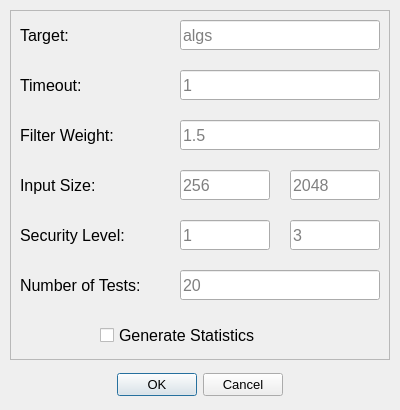
<?xml version="1.0" encoding="UTF-8"?>
<ui version="4.0">
 <class>DialogProfile</class>
 <widget class="QDialog" name="DialogProfile">
  <property name="geometry">
   <rect>
    <x>0</x>
    <y>0</y>
    <width>400</width>
    <height>410</height>
   </rect>
  </property>
  <property name="windowTitle">
   <string>Profile</string>
  </property>
  <widget class="QDialogButtonBox" name="buttonBox">
   <property name="geometry">
    <rect>
     <x>50</x>
     <y>360</y>
     <width>300</width>
     <height>50</height>
    </rect>
   </property>
   <property name="font">
    <font>
     <pointsize>10</pointsize>
    </font>
   </property>
   <property name="standardButtons">
    <set>QDialogButtonBox::Cancel|QDialogButtonBox::Ok</set>
   </property>
   <property name="centerButtons">
    <bool>true</bool>
   </property>
  </widget>
  <widget class="QFrame" name="frame">
   <property name="geometry">
    <rect>
     <x>10</x>
     <y>10</y>
     <width>380</width>
     <height>350</height>
    </rect>
   </property>
   <property name="font">
    <font>
     <pointsize>12</pointsize>
    </font>
   </property>
   <property name="inputMethodHints">
    <set>Qt::ImhNone</set>
   </property>
   <property name="frameShape">
    <enum>QFrame::StyledPanel</enum>
   </property>
   <property name="frameShadow">
    <enum>QFrame::Raised</enum>
   </property>
   <widget class="QLabel" name="target">
    <property name="geometry">
     <rect>
      <x>10</x>
      <y>10</y>
      <width>160</width>
      <height>30</height>
     </rect>
    </property>
    <property name="font">
     <font>
      <pointsize>12</pointsize>
     </font>
    </property>
    <property name="text">
     <string>Target:</string>
    </property>
   </widget>
   <widget class="QLabel" name="timeout">
    <property name="geometry">
     <rect>
      <x>10</x>
      <y>60</y>
      <width>160</width>
      <height>30</height>
     </rect>
    </property>
    <property name="font">
     <font>
      <pointsize>12</pointsize>
     </font>
    </property>
    <property name="text">
     <string>Timeout:</string>
    </property>
   </widget>
   <widget class="QLineEdit" name="lineTarget">
    <property name="geometry">
     <rect>
      <x>170</x>
      <y>10</y>
      <width>200</width>
      <height>30</height>
     </rect>
    </property>
    <property name="placeholderText">
     <string>algs</string>
    </property>
    <property name="clearButtonEnabled">
     <bool>true</bool>
    </property>
   </widget>
   <widget class="QLineEdit" name="lineTimeout">
    <property name="geometry">
     <rect>
      <x>170</x>
      <y>60</y>
      <width>200</width>
      <height>30</height>
     </rect>
    </property>
    <property name="text">
     <string/>
    </property>
    <property name="placeholderText">
     <string>1</string>
    </property>
    <property name="clearButtonEnabled">
     <bool>true</bool>
    </property>
   </widget>
   <widget class="QLineEdit" name="lineFilter">
    <property name="geometry">
     <rect>
      <x>170</x>
      <y>110</y>
      <width>200</width>
      <height>30</height>
     </rect>
    </property>
    <property name="text">
     <string/>
    </property>
    <property name="placeholderText">
     <string>1.5</string>
    </property>
    <property name="clearButtonEnabled">
     <bool>true</bool>
    </property>
   </widget>
   <widget class="QLabel" name="filter">
    <property name="geometry">
     <rect>
      <x>10</x>
      <y>110</y>
      <width>160</width>
      <height>30</height>
     </rect>
    </property>
    <property name="font">
     <font>
      <pointsize>12</pointsize>
     </font>
    </property>
    <property name="text">
     <string>Filter Weight:</string>
    </property>
   </widget>
   <widget class="QLabel" name="size">
    <property name="geometry">
     <rect>
      <x>10</x>
      <y>160</y>
      <width>160</width>
      <height>30</height>
     </rect>
    </property>
    <property name="font">
     <font>
      <pointsize>12</pointsize>
     </font>
    </property>
    <property name="text">
     <string>Input Size:</string>
    </property>
   </widget>
   <widget class="QLineEdit" name="lineMinSize">
    <property name="geometry">
     <rect>
      <x>170</x>
      <y>160</y>
      <width>90</width>
      <height>30</height>
     </rect>
    </property>
    <property name="text">
     <string/>
    </property>
    <property name="placeholderText">
     <string>256</string>
    </property>
    <property name="clearButtonEnabled">
     <bool>true</bool>
    </property>
   </widget>
   <widget class="QLineEdit" name="lineMaxSize">
    <property name="geometry">
     <rect>
      <x>280</x>
      <y>160</y>
      <width>90</width>
      <height>30</height>
     </rect>
    </property>
    <property name="text">
     <string/>
    </property>
    <property name="placeholderText">
     <string>2048</string>
    </property>
    <property name="clearButtonEnabled">
     <bool>true</bool>
    </property>
   </widget>
   <widget class="QLabel" name="level">
    <property name="geometry">
     <rect>
      <x>10</x>
      <y>210</y>
      <width>160</width>
      <height>30</height>
     </rect>
    </property>
    <property name="font">
     <font>
      <pointsize>12</pointsize>
     </font>
    </property>
    <property name="text">
     <string>Security Level:</string>
    </property>
   </widget>
   <widget class="QLineEdit" name="lineMaxLvl">
    <property name="geometry">
     <rect>
      <x>280</x>
      <y>210</y>
      <width>90</width>
      <height>30</height>
     </rect>
    </property>
    <property name="text">
     <string/>
    </property>
    <property name="placeholderText">
     <string>3</string>
    </property>
    <property name="clearButtonEnabled">
     <bool>true</bool>
    </property>
   </widget>
   <widget class="QLineEdit" name="lineMinLvl">
    <property name="geometry">
     <rect>
      <x>170</x>
      <y>210</y>
      <width>90</width>
      <height>30</height>
     </rect>
    </property>
    <property name="text">
     <string/>
    </property>
    <property name="placeholderText">
     <string>1</string>
    </property>
    <property name="clearButtonEnabled">
     <bool>true</bool>
    </property>
   </widget>
   <widget class="QLineEdit" name="lineTests">
    <property name="geometry">
     <rect>
      <x>170</x>
      <y>260</y>
      <width>200</width>
      <height>30</height>
     </rect>
    </property>
    <property name="text">
     <string/>
    </property>
    <property name="placeholderText">
     <string>20</string>
    </property>
    <property name="clearButtonEnabled">
     <bool>true</bool>
    </property>
   </widget>
   <widget class="QLabel" name="tests">
    <property name="geometry">
     <rect>
      <x>10</x>
      <y>260</y>
      <width>160</width>
      <height>30</height>
     </rect>
    </property>
    <property name="font">
     <font>
      <pointsize>12</pointsize>
     </font>
    </property>
    <property name="text">
     <string>Number of Tests:</string>
    </property>
   </widget>
   <widget class="QCheckBox" name="checkBox">
    <property name="geometry">
     <rect>
      <x>90</x>
      <y>310</y>
      <width>200</width>
      <height>30</height>
     </rect>
    </property>
    <property name="text">
     <string>Generate Statistics</string>
    </property>
   </widget>
  </widget>
 </widget>
 <tabstops>
  <tabstop>lineTarget</tabstop>
  <tabstop>lineTimeout</tabstop>
  <tabstop>lineFilter</tabstop>
  <tabstop>lineMinSize</tabstop>
  <tabstop>lineMaxSize</tabstop>
  <tabstop>lineMinLvl</tabstop>
  <tabstop>lineMaxLvl</tabstop>
  <tabstop>lineTests</tabstop>
  <tabstop>checkBox</tabstop>
 </tabstops>
 <resources/>
 <connections/>
</ui>
